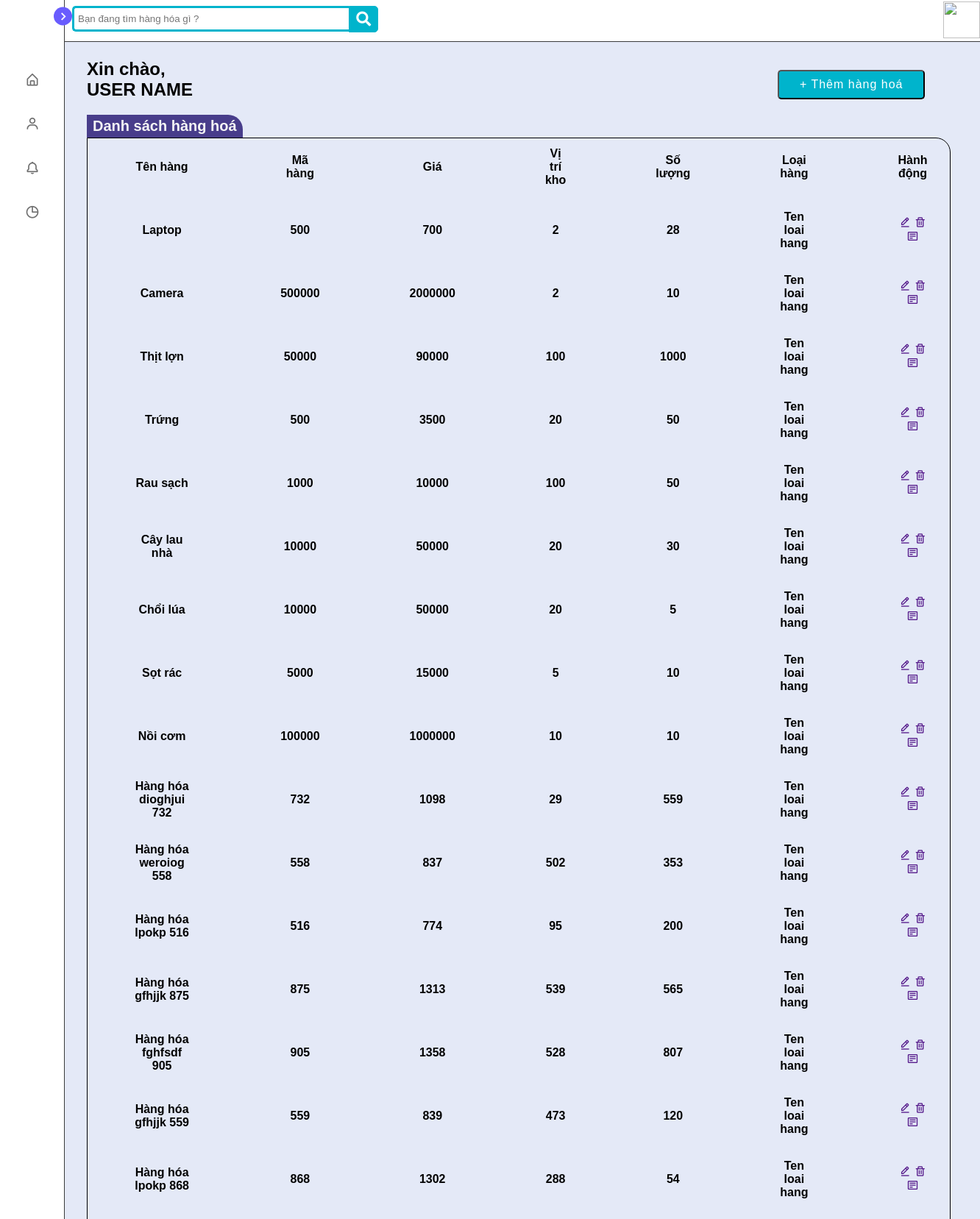
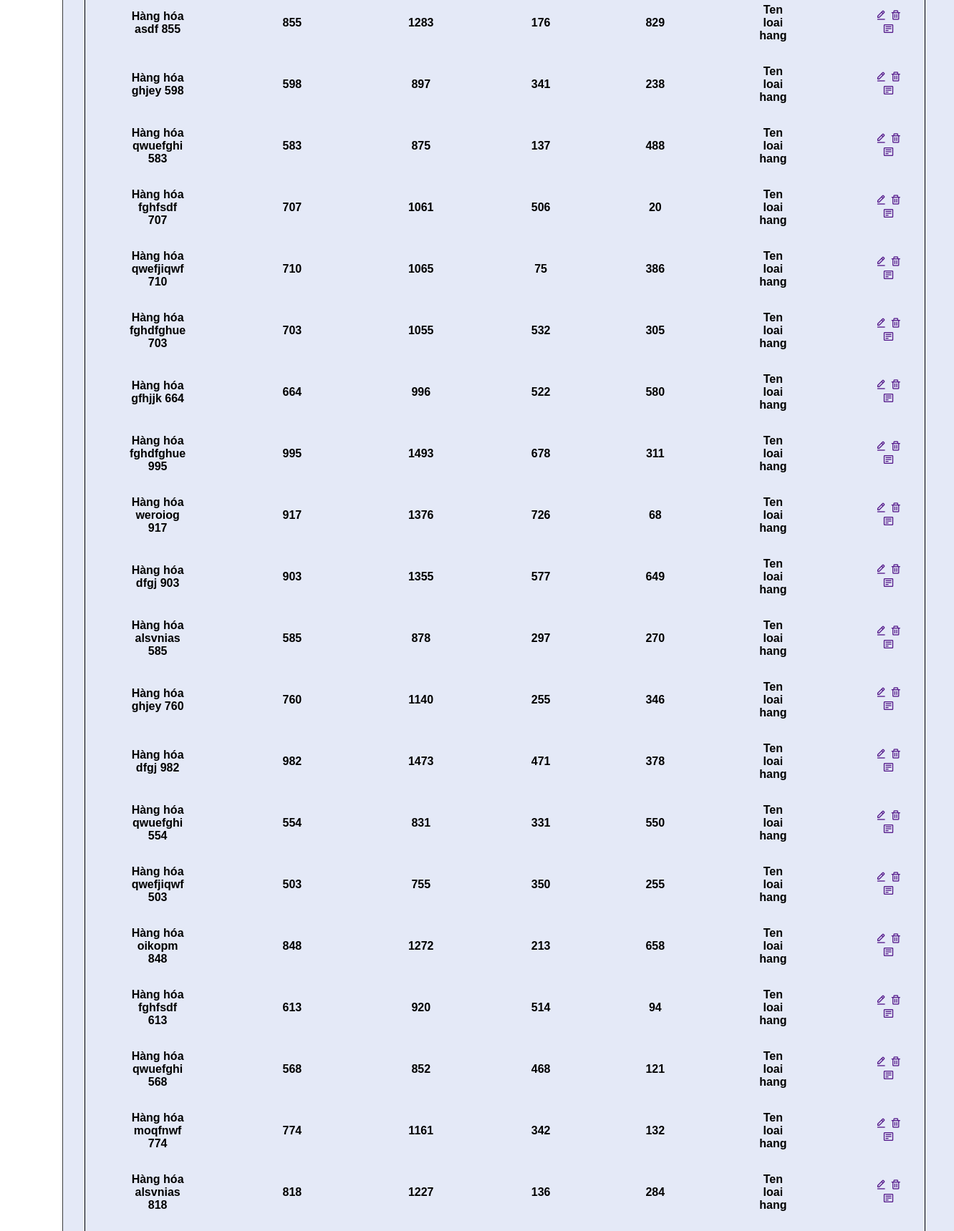
Screenshot of /goods/detail.php (upper part) with the database file from the repository (2 pictures, top to bottom).
### tables this page shows
CREATE TABLE IF NOT EXISTS `hang_hoa` (
  `ma` int(11) NOT NULL AUTO_INCREMENT,
  `ten_hang` varchar(50) NOT NULL,
  `gia_nhap` int(11) NOT NULL,
  `gia_ban` int(11) NOT NULL,
  `img_link` varchar(255) NOT NULL,
  `so_luong_da_ban` int(11) NOT NULL,
  `so_luong_ton` int(11) NOT NULL,
  `ma_nha_cung_cap` int(11) NOT NULL,
  `ma_loai_hang` int(11) NOT NULL,
  `create_at` datetime NOT NULL DEFAULT CURRENT_TIMESTAMP,
  PRIMARY KEY (`ma`),
  KEY `ma_loai_hang` (`ma_loai_hang`)
);

### lib_db.php (called while the page is built, shortened)
<?php
global $link;
function select_list($sql)
{
	return exec_select($sql);
}
function exec_select($sql)
{
	global $link;
	$ret = isset($ret) ? $ret : array();
	$res = $link->query($sql);
	$err = mysqli_error($link);
	if ($res) {
		while ($row = $res->fetch_array(MYSQLI_ASSOC)) {
			$ret[] = $row;
		}
	}
	return $ret;
}

### goods/detail.php (the view, shortened to what this page needs)
<?php
    require_once("../lib_db.php");
    $temp = isset($_POST['goods-search']) ? $_POST['goods-search'] : '';
    if(empty($temp)){
        $name = '';
    }else
    {
        $name = "where ten_hang like '%{$temp}%'";
    }
    $sql = "select * from hang_hoa $name";
    $result = select_list($sql);
?>
    <?php require_once ('../root/top.php')?>
</head>
<body>
    <?php require_once ('../root/menu.php')?>
    <?php require_once ('../root/header.php')?>
    <div class="container">
            <div class="hello-user">
                <h2>Xin chào,</h2>
                <h2>USER NAME</h2>
            </div>
            <div class="button-add">
                <button type="button">
                    + Thêm hàng hoá
                </button>
            </div>
            <div class="title">
                <h2>Danh sách hàng hoá</h2>
            </div>
            <div class="table">
            <?php if(empty($result))
                    {
                        echo "<div class='staff-no'>Không có kết quả phù hợp</div>";
                    }
                    else{?>
                <table style="width:100%">
                    <tr>
                        <th>Tên hàng</th>
                        <th>Mã hàng</th>
                        <th>Giá</th>
                        <th>Vị trí kho</th>
                        <th>Số lượng</th>
                        <th>Loại hàng</th>
                        <th>Hành động</th>
                    </tr>
                    <?php
                    foreach($result as $item){?>
                    <tr>
                        <th><?php echo $item['ten_hang'] ?></th>
                        <th><?= $item['gia_nhap'] ?></th>
                        <th><?= $item['gia_ban'] ?></th>
                        <th><?= $item['so_luong_da_ban'] ?></th>
                        <th><?= $item['so_luong_ton'] ?></th>
                        <th>Ten loai hang</th>
                        <th>
                            <a href=""><i class='bx bx-edit-alt'></i></a>
                            <a href=""><i class='bx bx-trash'></i></a>
                            <a href=""><i class='bx bx-detail'></i></a>
                        </th>
                    </tr>
                    <?php }} ?>
                </table>
            </div>
        </div>
       <?php require_once ('../root/footer.php')?>
</body>
</html>

### assets/css/addproduct2.css (style rules this page uses)
* { font-family: Arial, Helvetica, sans-serif; box-sizing: border-box; margin: 0; padding: 0; }

### assets/css/base.css (style rules this page uses)
:root { --primary-color: #110a57; --yellow-color: #fec93b; --dark-blue: #07689f; --normal-blue: #40a8c5; --light-blue: #a0d5f4; }

### assets/css/style.css (style rules this page uses)
* { margin: 0; padding: 0; box-sizing: border-box; font-family: 'Poppins', sans-serif; }
:root { --body-color: #e4e9f7; --sidebar-color: #fff; --primary-color: #695cfe; --primary-color-light: #f6f5ff; --toggle-color: #ddd; --text-color: #707070; --tran-03: all 0.2s ease; --tran-03: all 0.3s ease; --tran-04: all 0.3s ease; --tran-05: all 0.3s ease; }
body { min-height: 100vh; background-color: var(--body-color); transition: var(--tran-05); }
body { background: #f2f2f2; font-family: 'Open Sans', sans-serif; }
.hello-user { width: 80%; float: left; }
.hello-user h2 { width: auto; }
.container { padding: 20px 40px; background-color: #e4e9f7; min-height: 100vh; }
.button-add { width: 20%; float: right; margin-top: 15px; height: 70px; }
.button-add button { background-color: #00b4cc; color: white; height: 40px; letter-spacing: 1px; width: 200px; border-radius: 5px; font-size: medium; }
.title { margin-top: 20px; float: left; background-color: darkslateblue; border-top-right-radius: 20px; padding: 4px 8px; }
.title h2 { font-size: 20px; color: whitesmoke; text-align: center; }
.table { display: flex; width: 100%; }
th, td { padding-top: 10px; padding-bottom: 20px; padding-left: 60px; padding-right: 60px; }
.table { border: 1px solid black; border-bottom-left-radius: 20px; border-bottom-right-radius: 20px; border-top-right-radius: 20px; height: auto; }

### rows the page displays
hang_hoa: ten_hang "Laptop", gia_nhap "500", gia_ban "700", so_luong_da_ban "2", so_luong_ton "28"
hang_hoa: ten_hang "Camera", gia_nhap "500000", gia_ban "2000000", so_luong_da_ban "2", so_luong_ton "10"
hang_hoa: ten_hang "Thịt lợn", gia_nhap "50000", gia_ban "90000", so_luong_da_ban "100", so_luong_ton "1000"
hang_hoa: ten_hang "Trứng", gia_nhap "500", gia_ban "3500", so_luong_da_ban "20", so_luong_ton "50"
hang_hoa: ten_hang "Rau sạch", gia_nhap "1000", gia_ban "10000", so_luong_da_ban "100", so_luong_ton "50"
hang_hoa: ten_hang "Cây lau nhà", gia_nhap "10000", gia_ban "50000", so_luong_da_ban "20", so_luong_ton "30"
hang_hoa: ten_hang "Chổi lúa", gia_nhap "10000", gia_ban "50000", so_luong_da_ban "20", so_luong_ton "5"
hang_hoa: ten_hang "Sọt rác", gia_nhap "5000", gia_ban "15000", so_luong_da_ban "5", so_luong_ton "10"
hang_hoa: ten_hang "Nồi cơm", gia_nhap "100000", gia_ban "1000000", so_luong_da_ban "10", so_luong_ton "10"
hang_hoa: ten_hang "Hàng hóa dioghjui 732", gia_nhap "732", gia_ban "1098", so_luong_da_ban "29", so_luong_ton "559"
hang_hoa: ten_hang "Hàng hóa weroiog 558", gia_nhap "558", gia_ban "837", so_luong_da_ban "502", so_luong_ton "353"
hang_hoa: ten_hang "Hàng hóa lpokp 516", gia_nhap "516", gia_ban "774", so_luong_da_ban "95", so_luong_ton "200"
hang_hoa: ten_hang "Hàng hóa gfhjjk 875", gia_nhap "875", gia_ban "1313", so_luong_da_ban "539", so_luong_ton "565"
hang_hoa: ten_hang "Hàng hóa fghfsdf 905", gia_nhap "905", gia_ban "1358", so_luong_da_ban "528", so_luong_ton "807"
hang_hoa: ten_hang "Hàng hóa gfhjjk 559", gia_nhap "559", gia_ban "839", so_luong_da_ban "473", so_luong_ton "120"
hang_hoa: ten_hang "Hàng hóa lpokp 868", gia_nhap "868", gia_ban "1302", so_luong_da_ban "288", so_luong_ton "54"
hang_hoa: ten_hang "Hàng hóa asdf 855", gia_nhap "855", gia_ban "1283", so_luong_da_ban "176", so_luong_ton "829"
hang_hoa: ten_hang "Hàng hóa ghjey 598", gia_nhap "598", gia_ban "897", so_luong_da_ban "341", so_luong_ton "238"
hang_hoa: ten_hang "Hàng hóa qwuefghi 583", gia_nhap "583", gia_ban "875", so_luong_da_ban "137", so_luong_ton "488"
hang_hoa: ten_hang "Hàng hóa fghfsdf 707", gia_nhap "707", gia_ban "1061", so_luong_da_ban "506", so_luong_ton "20"
hang_hoa: ten_hang "Hàng hóa qwefjiqwf 710", gia_nhap "710", gia_ban "1065", so_luong_da_ban "75", so_luong_ton "386"
hang_hoa: ten_hang "Hàng hóa fghdfghue 703", gia_nhap "703", gia_ban "1055", so_luong_da_ban "532", so_luong_ton "305"
hang_hoa: ten_hang "Hàng hóa gfhjjk 664", gia_nhap "664", gia_ban "996", so_luong_da_ban "522", so_luong_ton "580"
hang_hoa: ten_hang "Hàng hóa fghdfghue 995", gia_nhap "995", gia_ban "1493", so_luong_da_ban "678", so_luong_ton "311"
hang_hoa: ten_hang "Hàng hóa weroiog 917", gia_nhap "917", gia_ban "1376", so_luong_da_ban "726", so_luong_ton "68"
hang_hoa: ten_hang "Hàng hóa dfgj 903", gia_nhap "903", gia_ban "1355", so_luong_da_ban "577", so_luong_ton "649"
hang_hoa: ten_hang "Hàng hóa alsvnias 585", gia_nhap "585", gia_ban "878", so_luong_da_ban "297", so_luong_ton "270"
hang_hoa: ten_hang "Hàng hóa ghjey 760", gia_nhap "760", gia_ban "1140", so_luong_da_ban "255", so_luong_ton "346"
hang_hoa: ten_hang "Hàng hóa dfgj 982", gia_nhap "982", gia_ban "1473", so_luong_da_ban "471", so_luong_ton "378"
hang_hoa: ten_hang "Hàng hóa qwuefghi 554", gia_nhap "554", gia_ban "831", so_luong_da_ban "331", so_luong_ton "550"
hang_hoa: ten_hang "Hàng hóa qwefjiqwf 503", gia_nhap "503", gia_ban "755", so_luong_da_ban "350", so_luong_ton "255"
hang_hoa: ten_hang "Hàng hóa oikopm 848", gia_nhap "848", gia_ban "1272", so_luong_da_ban "213", so_luong_ton "658"
hang_hoa: ten_hang "Hàng hóa fghfsdf 613", gia_nhap "613", gia_ban "920", so_luong_da_ban "514", so_luong_ton "94"
hang_hoa: ten_hang "Hàng hóa qwuefghi 568", gia_nhap "568", gia_ban "852", so_luong_da_ban "468", so_luong_ton "121"
hang_hoa: ten_hang "Hàng hóa moqfnwf 774", gia_nhap "774", gia_ban "1161", so_luong_da_ban "342", so_luong_ton "132"
hang_hoa: ten_hang "Hàng hóa alsvnias 818", gia_nhap "818", gia_ban "1227", so_luong_da_ban "136", so_luong_ton "284"
